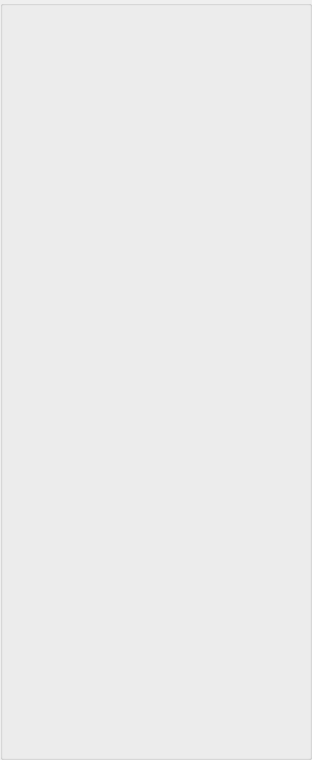
<?xml version="1.0" encoding="UTF-8"?>
<ui version="4.0">
 <class>monitorWnd</class>
 <widget class="QWidget" name="monitorWnd">
  <property name="geometry">
   <rect>
    <x>0</x>
    <y>0</y>
    <width>312</width>
    <height>760</height>
   </rect>
  </property>
  <property name="maximumSize">
   <size>
    <width>16777215</width>
    <height>16777215</height>
   </size>
  </property>
  <property name="windowTitle">
   <string>监视</string>
  </property>
  <layout class="QGridLayout" name="gridLayout">
   <property name="leftMargin">
    <number>0</number>
   </property>
   <property name="topMargin">
    <number>0</number>
   </property>
   <property name="rightMargin">
    <number>0</number>
   </property>
   <property name="bottomMargin">
    <number>0</number>
   </property>
   <property name="spacing">
    <number>0</number>
   </property>
   <item row="0" column="0">
    <widget class="QGroupBox" name="groupBox">
     <property name="title">
      <string/>
     </property>
     <layout class="QGridLayout" name="gridLayout_2" rowstretch="1,3">
      <item row="0" column="0">
       <widget class="CDataMonitorWnd" name="dataMonitorWnd" native="true"/>
      </item>
      <item row="1" column="0">
       <widget class="CPatchTestWnd" name="patchTestWnd" native="true"/>
      </item>
     </layout>
    </widget>
   </item>
  </layout>
 </widget>
 <customwidgets>
  <customwidget>
   <class>CDataMonitorWnd</class>
   <extends>QWidget</extends>
   <header>CDataMonitorWnd.h</header>
   <container>1</container>
  </customwidget>
  <customwidget>
   <class>CPatchTestWnd</class>
   <extends>QWidget</extends>
   <header>CPatchTestWnd.h</header>
   <container>1</container>
  </customwidget>
 </customwidgets>
 <resources/>
 <connections/>
</ui>
